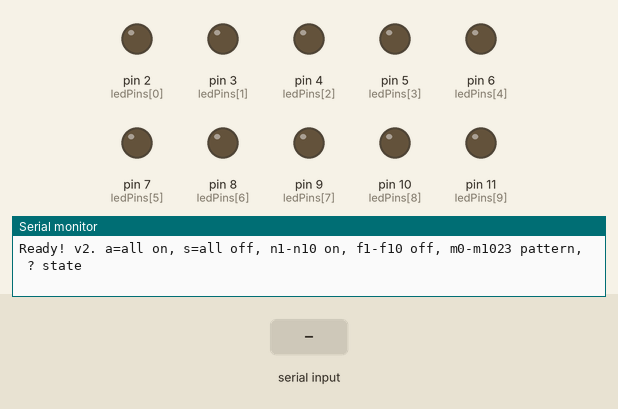
A sketch run on a simulated Arduino Nano, built with avr-gcc and run on an emulated ATmega328P. Parts: output pins drawn as LEDs (lit = HIGH), the last lines printed to the serial monitor. The inputs (shaded band) are chosen by the test bench.

Above: at 1.2 s.
1.3 s: "a90\n" received over Serial
At 2.5 s:
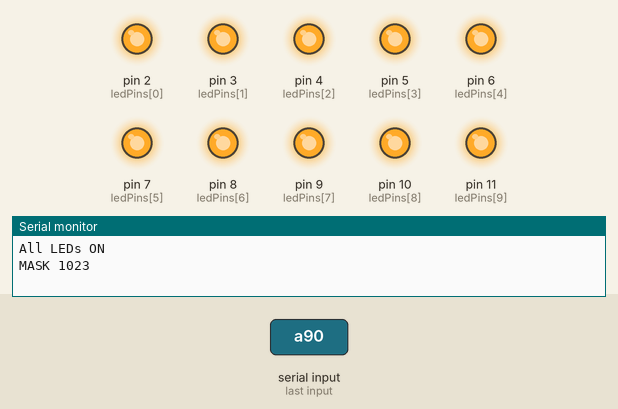
2.8 s: "m" received over Serial
At 4.0 s:
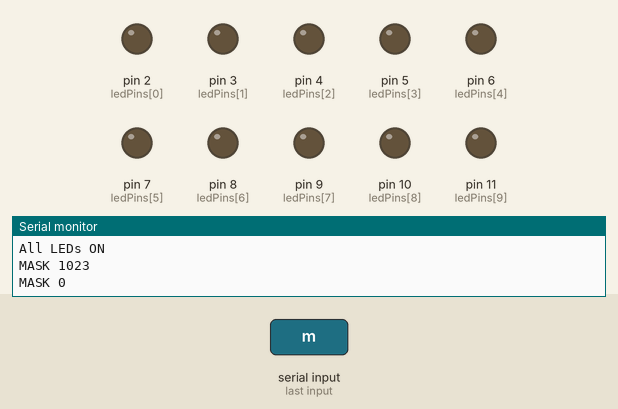
4.3 s: "a,45\n" received over Serial
At 4.8 s:
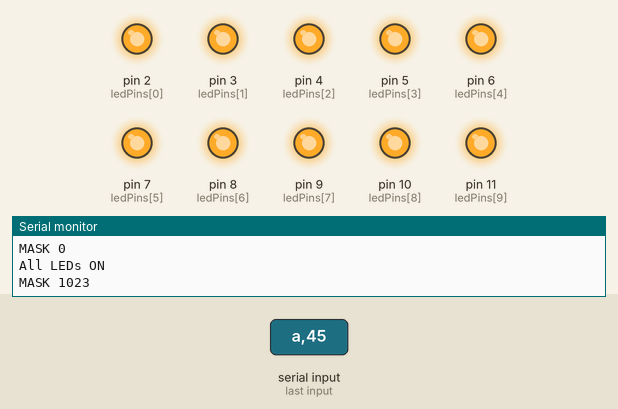
Timing chart, 0 to 7.3 s (numbered marks = the images above; inputs shaded):
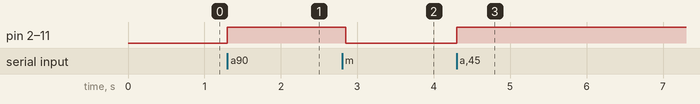

The sketch:

Lister_LED_v2.ino
```cpp
// Lister LED controller v2 - Arduino Nano
// Same wiring as before. Works with Lister's LEDs button and the LED card in Adjust.
//
// Commands (9600 baud, also typeable in the Serial Monitor):
//   a        all 10 LEDs on        (same as the first sketch)
//   s        all 10 LEDs off       (same as the first sketch)
//   n3       LED 3 on   (n1 ... n10)
//   f3       LED 3 off  (f1 ... f10)
//   m37      set all LEDs at once from a number 0-1023
//            (bit 0 = LED 1 on D2 ... bit 9 = LED 10 on D11; 37 = LEDs 1, 3, 6)
//   ?        report the state
// After every change it replies "MASK <number>", which Lister uses to stay in sync.

// Positive (+) pins for the 10 LEDs: LED 1 = D2 ... LED 10 = D11
int ledPins[] = {2, 3, 4, 5, 6, 7, 8, 9, 10, 11};

// Extra pins used as negative (-) GND slots
// (the remaining 3 LEDs connect to the 3 real GND pins on the board)
int gndPins[] = {A0, A1, A2, A3, A4, A5, 12};

const int LED_COUNT = 10;
const unsigned int ALL = (1u << LED_COUNT) - 1;   // 1023
unsigned int mask = 0;                             // which LEDs are on

void applyMask() {
  for (int i = 0; i < LED_COUNT; i++) {
    digitalWrite(ledPins[i], (mask >> i) & 1 ? HIGH : LOW);
  }
}

void report() {
  Serial.print("MASK ");
  Serial.println(mask);
}

void setup() {
  Serial.begin(9600);
  Serial.setTimeout(50);   // numbers after n / f / m arrive right away

  // Pins used as GND
  for (int i = 0; i < 7; i++) {
    pinMode(gndPins[i], OUTPUT);
    digitalWrite(gndPins[i], LOW);
  }

  // LED pins, all off
  for (int i = 0; i < LED_COUNT; i++) {
    pinMode(ledPins[i], OUTPUT);
    digitalWrite(ledPins[i], LOW);
  }

  Serial.println("Ready! v2. a=all on, s=all off, n1-n10 on, f1-f10 off, m0-m1023 pattern, ? state");
}

void loop() {
  if (Serial.available() > 0) {
    char c = Serial.read();

    if (c == 'a' || c == 'A') {
      mask = ALL;
      applyMask();
      Serial.println("All LEDs ON");
      report();
    }
    else if (c == 's' || c == 'S') {
      mask = 0;
      applyMask();
      Serial.println("All LEDs OFF");
      report();
    }
    else if (c == 'n' || c == 'N' || c == 'f' || c == 'F') {
      long k = Serial.parseInt();
      if (k >= 1 && k <= LED_COUNT) {
        if (c == 'n' || c == 'N') mask |= (1u << (k - 1));
        else                      mask &= ~(1u << (k - 1));
        applyMask();
        report();
      }
    }
    else if (c == 'm' || c == 'M') {
      long m = Serial.parseInt();
      if (m >= 0 && m <= (long)ALL) {
        mask = (unsigned int)m;
        applyMask();
        report();
      }
    }
    else if (c == '?') {
      report();
    }
    // anything else (newlines, spaces) is ignored
  }
}
```

Measured:
- after the input at 1.3 s, pin 2 (ledPins[0]), pin 3 (ledPins[1]), pin 4 (ledPins[2]), pin 5 (ledPins[3]), pin 6 (ledPins[4]), pin 7 (ledPins[5]), pin 8 (ledPins[6]), pin 9 (ledPins[7]), pin 10 (ledPins[8]), pin 11 (ledPins[9]): LOW → HIGH at once
- after the input at 2.8 s, pin 2 (ledPins[0]), pin 3 (ledPins[1]), pin 4 (ledPins[2]), pin 5 (ledPins[3]), pin 6 (ledPins[4]), pin 7 (ledPins[5]), pin 8 (ledPins[6]), pin 9 (ledPins[7]), pin 10 (ledPins[8]), pin 11 (ledPins[9]): HIGH → LOW after 0.05 s
- after the input at 4.3 s, pin 2 (ledPins[0]), pin 3 (ledPins[1]), pin 4 (ledPins[2]), pin 5 (ledPins[3]), pin 6 (ledPins[4]), pin 7 (ledPins[5]), pin 8 (ledPins[6]), pin 9 (ledPins[7]), pin 10 (ledPins[8]), pin 11 (ledPins[9]): LOW → HIGH at once
